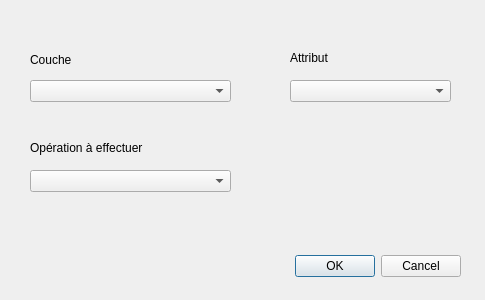
<?xml version="1.0" encoding="UTF-8"?>
<ui version="4.0">
 <class>AirehabitatDialogBase</class>
 <widget class="QDialog" name="AirehabitatDialogBase">
  <property name="geometry">
   <rect>
    <x>0</x>
    <y>0</y>
    <width>485</width>
    <height>300</height>
   </rect>
  </property>
  <property name="windowTitle">
   <string>Aire habitat</string>
  </property>
  <widget class="QDialogButtonBox" name="button_box">
   <property name="geometry">
    <rect>
     <x>120</x>
     <y>250</y>
     <width>341</width>
     <height>32</height>
    </rect>
   </property>
   <property name="orientation">
    <enum>Qt::Horizontal</enum>
   </property>
   <property name="standardButtons">
    <set>QDialogButtonBox::Cancel|QDialogButtonBox::Ok</set>
   </property>
  </widget>
  <widget class="QComboBox" name="couche">
   <property name="geometry">
    <rect>
     <x>30</x>
     <y>80</y>
     <width>201</width>
     <height>22</height>
    </rect>
   </property>
  </widget>
  <widget class="QComboBox" name="operation">
   <property name="geometry">
    <rect>
     <x>30</x>
     <y>170</y>
     <width>201</width>
     <height>22</height>
    </rect>
   </property>
  </widget>
  <widget class="QLabel" name="label">
   <property name="geometry">
    <rect>
     <x>30</x>
     <y>50</y>
     <width>71</width>
     <height>20</height>
    </rect>
   </property>
   <property name="text">
    <string>Couche</string>
   </property>
  </widget>
  <widget class="QLabel" name="label_2">
   <property name="geometry">
    <rect>
     <x>30</x>
     <y>140</y>
     <width>161</width>
     <height>16</height>
    </rect>
   </property>
   <property name="text">
    <string>Opération à effectuer</string>
   </property>
  </widget>
  <widget class="QComboBox" name="att">
   <property name="geometry">
    <rect>
     <x>290</x>
     <y>80</y>
     <width>161</width>
     <height>22</height>
    </rect>
   </property>
  </widget>
  <widget class="QLabel" name="label_3">
   <property name="geometry">
    <rect>
     <x>290</x>
     <y>50</y>
     <width>71</width>
     <height>16</height>
    </rect>
   </property>
   <property name="text">
    <string>Attribut</string>
   </property>
  </widget>
 </widget>
 <resources/>
 <connections>
  <connection>
   <sender>button_box</sender>
   <signal>accepted()</signal>
   <receiver>AirehabitatDialogBase</receiver>
   <slot>accept()</slot>
   <hints>
    <hint type="sourcelabel">
     <x>20</x>
     <y>20</y>
    </hint>
    <hint type="destinationlabel">
     <x>20</x>
     <y>20</y>
    </hint>
   </hints>
  </connection>
  <connection>
   <sender>button_box</sender>
   <signal>rejected()</signal>
   <receiver>AirehabitatDialogBase</receiver>
   <slot>reject()</slot>
   <hints>
    <hint type="sourcelabel">
     <x>20</x>
     <y>20</y>
    </hint>
    <hint type="destinationlabel">
     <x>20</x>
     <y>20</y>
    </hint>
   </hints>
  </connection>
 </connections>
</ui>
